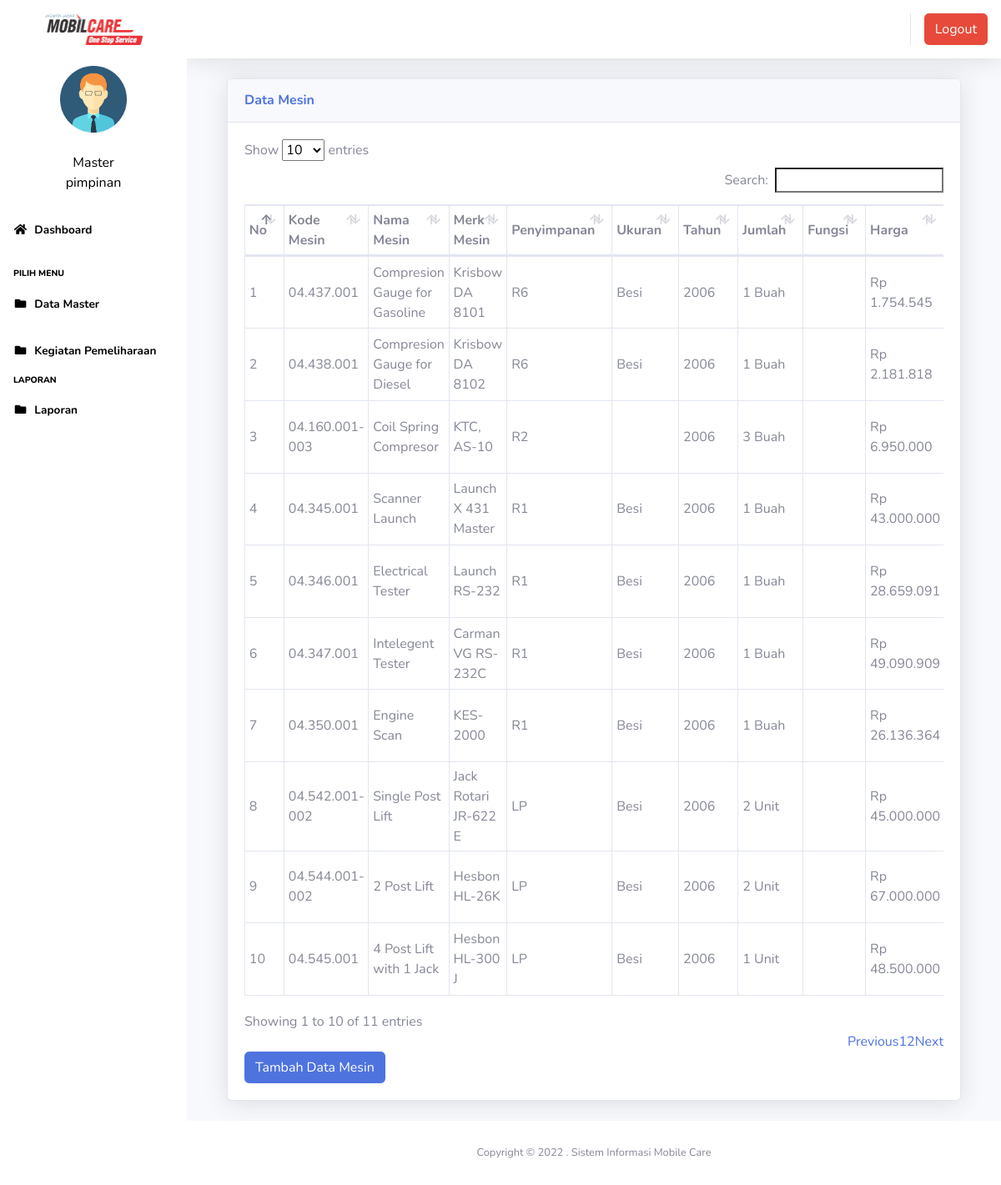
The app's page /index3.php?page=mesin (signed in) with its own data.
### tables this page shows
CREATE TABLE `users` (
  `id` int(11) NOT NULL,
  `nik` varchar(10) NOT NULL,
  `nama` varchar(100) NOT NULL,
  `alamat` varchar(200) NOT NULL,
  `telepon` varchar(100) NOT NULL,
  `username` varchar(100) NOT NULL,
  `password` varchar(100) NOT NULL,
  `jabatan` varchar(25) NOT NULL DEFAULT 'member',
  `foto` varchar(25) NOT NULL
);

CREATE TABLE `tb_mesin` (
  `id` int(100) NOT NULL,
  `kode_mesin` varchar(100) NOT NULL,
  `nama_mesin` varchar(100) NOT NULL,
  `merk_mesin` varchar(100) NOT NULL,
  `penyimpanan` varchar(200) NOT NULL,
  `ukuran` varchar(200) NOT NULL,
  `tahun` varchar(15) NOT NULL,
  `jumlah` varchar(100) NOT NULL,
  `fungsi` varchar(500) NOT NULL,
  `harga` varchar(200) NOT NULL,
  `tgl_pelihara` date DEFAULT NULL
);

### page/mesin/mesin.php (the view, shortened to what this page needs)
<div class="container-fluid">
  <div class="card shadow mb-4">
    <div class="card-header py-3">
      <h6 class="m-0 font-weight-bold text-primary">Data Mesin</h6>
    </div>
    <div class="card-body">
      <div class="table-responsive">
        <table class="table-sm table-bordered" id="dataTable" >
          <thead>
            <tr>
              <th>No</th>
              <th>Kode Mesin</th>
              <th>Nama Mesin</th>
              <th>Merk Mesin</th>
              <th>Penyimpanan</th>
              <th>Ukuran</th>
              <th>Tahun</th>
              <th>Jumlah</th>
              <th>Fungsi</th>
              <th>Harga</th>
            </tr>
          </thead>
          <tbody>
            <?php
            $no = 1;
            $sql = $koneksi->query("select * from tb_mesin");
            while ($data = $sql->fetch_assoc()) {
            ?>
              <tr>
                <td><?php echo $no++; ?></td>
                <td><?php echo $data['kode_mesin'] ?></td>
                <td><?php echo $data['nama_mesin'] ?></td>
                <td><?php echo $data['merk_mesin'] ?></td>
                <td class="align-middle"><?php echo $data['penyimpanan'] ?></td>
                <td><?php echo $data['ukuran'] ?></td>
                <td><?php echo $data['tahun'] ?></td>
                <td><?php echo $data['jumlah'] ?></td>
                <td><?php echo $data['fungsi'] ?></td>
                <td><?php echo $data['harga'] ?></td>
              </tr>
            <?php } ?>
          </tbody>
        </table>
        <a href="?page=mesin&aksi=tambahmesin" class="btn btn-primary">Tambah Data Mesin</a>
      </div>
    </div>
  </div>
</div>

### index3.php (shortened to what this page needs)
<?php
$koneksi = new mysqli("localhost", "root", "", "inventori");
?>
<!DOCTYPE html>
<html lang="en">
<head>
  <link href="vendor/fontawesome-free/css/all.min.css" rel="stylesheet" type="text/css">
  <link href="css/sb-admin-2.min.css" rel="stylesheet">
  <link href="vendor/datatables/dataTables.bootstrap4.min.css" rel="stylesheet">
</head>
<body id="page-top" style="background-color:black">
  <div id="wrapper">
    <ul class="navbar-nav sidebar sidebar-dark accordion" style="background-color: white;" id="accordionSidebar">
      <a class="sidebar-brand d-flex align-items-center justify-content-center" href="index.php" style="background-color:white ;">
        <img src="img/logo1.png" width="117" height="38"></img>
      </a>
      <hr class="sidebar-divider my-0">
      <?php
      if ($_SESSION['pimpinan']) {
        $user = $_SESSION['pimpinan'];
      }
      $sql = $koneksi->query("select * from users where id='$user'");
      $data = $sql->fetch_assoc();
      ?>
      <li class="d-flex align-items-center justify-content-center">
        <a class="nav-link">
          <img src="img/<?php echo $data['foto'] ?>" class="img-circle" width="80" alt="User" /></a>
      </li>
      <li class="nav-item ">
        <a class="nav-link">
          <div class="d-flex align-items-center justify-content-center" class="name" style="color:black"> <?php echo  $data['nama']; ?></div>
          <div class="d-flex align-items-center justify-content-center" class="email" style="color:black"><?php echo $data['jabatan']; ?></div>
        </a>
      </li>
      <li class="nav-item active">
        <a class="nav-link" href="?page=home3">
          <i class="fas fa-fw fa-home" style="color:black"></i>
          <span style="color:black">Dashboard</span></a>
      </li>
      <hr class="sidebar-divider">
      <div class="sidebar-heading">
        <h7 style="color: black;">pilih menu</h7>
      </div>
      <li class="nav-item active" style="color:black">
        <a class="nav-link collapsed" href="#" data-toggle="collapse" data-target="#collapseData" aria-expanded="true" aria-controls="collapseData" style="color:black">
          <i class="fas fa-fw fa-folder" style="color:black"></i>
          <span style="color:black">Data Master</span>
        </a>
      </li>
      <li class="nav-item active">
        <a class="nav-link dropdown-toggle" href="#" data-toggle="collapse" data-target="#collapsePages" aria-expanded="true" aria-controls="collapsePages">
          <i class="fas fa-fw fa-folder" style="color:black"></i>
          <span style="color:black"> Kegiatan Pemeliharaan</span>
        </a>
      </li>
      <div class="sidebar-heading">
        <h7 style="color: black;">laporan</h7>
      </div>
      <li class="nav-item active">
        <a class="nav-link collapsed" href="#" data-toggle="collapse" data-target="#collapseLaporan" aria-expanded="true" aria-controls="collapseLaporan">
          <i class="fas fa-fw fa-folder" style="color:black"></i>
          <span style="color:black">Laporan</span>
        </a>
      </li>
      <hr class="sidebar-divider d-none d-md-block">
      <div class="text-center d-none d-md-inline">
        <button class="rounded-circle border-0" id="sidebarToggle"></button>
      </div>
    </ul>
    <div id="content-wrapper" class="d-flex flex-column">
      <div id="content">
        <nav class="navbar navbar-expand navbar-light bg-white topbar mb-4 static-top shadow">
          <ul class="navbar-nav ml-auto">
            <li class="nav-item dropdown no-arrow">
              <div class="top-menu">
                <ul class="nav pull-right top-menu">
                  <li><a onclick="return confirm('Apakah anda yakin akan logout?')" class="btn btn-danger" class="logout" href="logout.php">Logout</a></li>
                </ul>
              </div>
            </li>
          </ul>
        </nav>
        <div class="container-fluid">
          <section class="content">
            <?php
            $page = $_GET['page'];
            $aksi = $_GET['aksi'];
            if ($page == "mesin") {
              if ($aksi == "") {
                include "page/mesin/mesin.php";
              }
            }
            ?>
          </section>
        </div>
        <footer class="sticky-footer bg-white">
          <div class="container my-auto">
            <div class="copyright text-center my-auto">
              <span>Copyright &copy; 2022 . Sistem Informasi Mobile Care</span>
            </div>
          </div>
        </footer>
      </div>
    </div>
  </div>
</body>
</html>

### records on screen
users: foto (picture), nama "Master", jabatan "pimpinan"
tb_mesin: kode_mesin "04.437.001", nama_mesin "Compresion Gauge for Gasoline", merk_mesin "Krisbow DA 8101", penyimpanan "R6", ukuran "Besi", tahun "2006", jumlah "1 Buah", harga "Rp 1.754.545"
tb_mesin: kode_mesin "04.438.001", nama_mesin "Compresion Gauge for Diesel", merk_mesin "Krisbow DA 8102", penyimpanan "R6", ukuran "Besi", tahun "2006", jumlah "1 Buah", harga "Rp 2.181.818"
tb_mesin: kode_mesin "04.160.001-003", nama_mesin "Coil Spring Compresor", merk_mesin "KTC, AS-10", penyimpanan "R2", tahun "2006", jumlah "3 Buah", harga "Rp 6.950.000"
tb_mesin: kode_mesin "04.345.001", nama_mesin "Scanner Launch", merk_mesin "Launch X 431 Master", penyimpanan "R1", ukuran "Besi", tahun "2006", jumlah "1 Buah", harga "Rp 43.000.000"
tb_mesin: kode_mesin "04.346.001", nama_mesin "Electrical Tester", merk_mesin "Launch RS-232", penyimpanan "R1", ukuran "Besi", tahun "2006", jumlah "1 Buah", harga "Rp 28.659.091"
tb_mesin: kode_mesin "04.347.001", nama_mesin "Intelegent Tester", merk_mesin "Carman VG RS-232C", penyimpanan "R1", ukuran "Besi", tahun "2006", jumlah "1 Buah", harga "Rp 49.090.909"
tb_mesin: kode_mesin "04.350.001", nama_mesin "Engine Scan", merk_mesin "KES-2000", penyimpanan "R1", ukuran "Besi", tahun "2006", jumlah "1 Buah", harga "Rp 26.136.364"
tb_mesin: kode_mesin "04.542.001-002", nama_mesin "Single Post Lift", merk_mesin "Jack Rotari JR-622 E", penyimpanan "LP", ukuran "Besi", tahun "2006", jumlah "2 Unit", harga "Rp 45.000.000"
tb_mesin: kode_mesin "04.544.001-002", nama_mesin "2 Post Lift", merk_mesin "Hesbon HL-26K", penyimpanan "LP", ukuran "Besi", tahun "2006", jumlah "2 Unit", harga "Rp 67.000.000"
tb_mesin: kode_mesin "04.545.001", nama_mesin "4 Post Lift with 1 Jack", merk_mesin "Hesbon HL-300 J", penyimpanan "LP", ukuran "Besi", tahun "2006", jumlah "1 Unit", harga "Rp 48.500.000"
